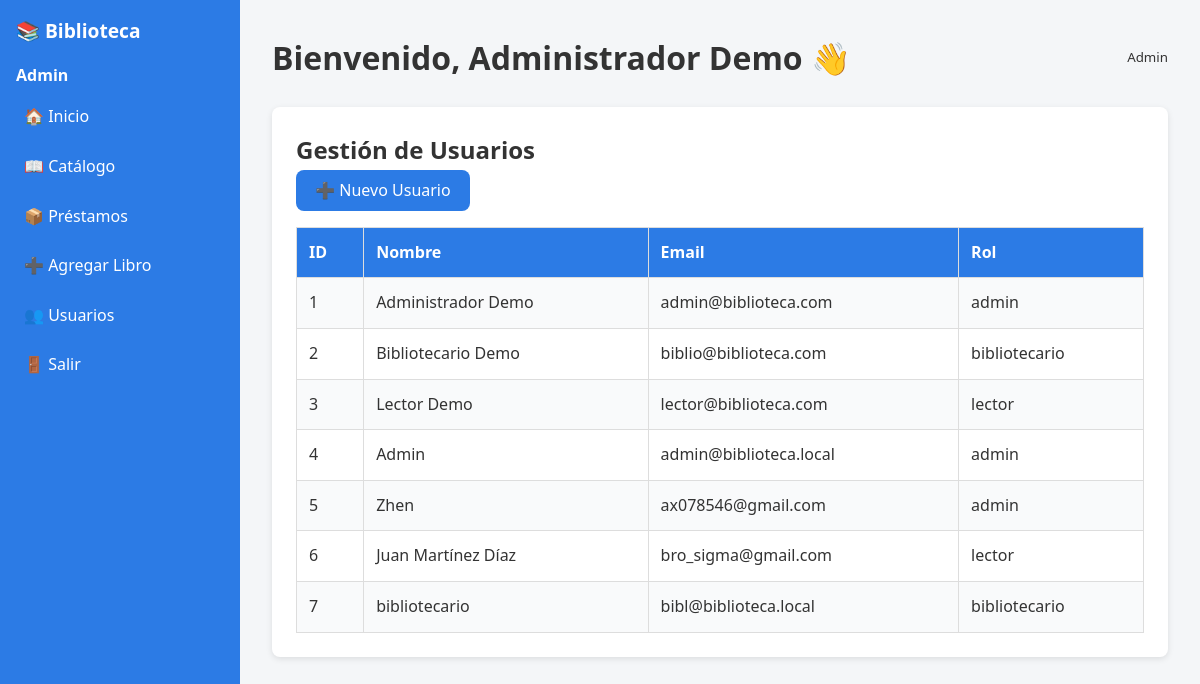
/index.php?action=usuarios (signed in), run on the app's committed database.
### tables this page shows
CREATE TABLE `usuarios` (
  `id` int(11) NOT NULL,
  `nombre` varchar(100) NOT NULL,
  `email` varchar(150) NOT NULL,
  `password` varchar(255) NOT NULL,
  `rol_id` int(11) NOT NULL,
  `creado_en` timestamp NOT NULL DEFAULT current_timestamp()
);

### BD/conexion.php (called while the page is built, shortened)
<?php
    function conectar() {
        $host = '127.0.0.1';
        $usuario = 'root';
        $contrasena = '';
        $base = 'biblioteca_db';
        $conn = mysqli_connect($host, $usuario, $contrasena, $base);
        mysqli_set_charset($conn, 'utf8mb4');
        return $conn;
    }
?>

### controllers/UsuarioController.php (called while the page is built, shortened)
<?php
require_once __DIR__ . '/../models/Usuario.php';
class UsuarioController {
    private $usuarioModel;
    public function __construct() {
        $this->usuarioModel = new Usuario();
    }
    public function listar() {
        return $this->usuarioModel->obtenerTodos();
    }
}

### models/Usuario.php (called while the page is built, shortened)
<?php
require_once __DIR__ . '/../BD/conexion.php';
class Usuario {
    private $conn;
    private $table = 'usuarios';
    public function __construct() {
        $this->conn = conectar();
    }
    public function obtenerTodos() {
        $sql = "SELECT id, nombre, email, rol_id FROM {$this->table} ORDER BY id ASC";
        $result = $this->conn->query($sql);
        return $result ? $result->fetch_all(MYSQLI_ASSOC) : [];
    }
}

### views/dashboard.php (the view, shortened to what this page needs)
<?php
    require_once __DIR__ . '/../controllers/UsuarioController.php';
    $usuarioCtrl = new UsuarioController();
    $roles_map = [
    1 => 'admin',
    2 => 'bibliotecario',
    3 => 'lector'
    ];
    $rol_id = $_SESSION['rol_id'] ?? '3';
    $rol_nombre = $roles_map[$rol_id];
    $nombre = $_SESSION['nombre'] ?? 'Usuario';
    $action = $_GET['action'] ?? 'inicio';
?>
<!DOCTYPE html>
<html lang="es">
<head>
</head>
<body>
<div class="dashboard-container">
    <aside class="sidebar">
        <h2>📚 Biblioteca</h2>
        <p><strong><?php echo ucfirst($rol_nombre); ?></strong></p>
        <a href="/Tarea_practica_5/index.php?action=inicio">🏠 Inicio</a>
        <a href="/Tarea_practica_5/index.php?action=catalogo">📖 Catálogo</a>
        <a href="/Tarea_practica_5/index.php?action=prestamos">📦 Préstamos</a>
        <?php if ($rol_id === 2 || $rol_id === 1): ?>
            <a href="/Tarea_practica_5/index.php?action=agregar_libro">➕ Agregar Libro</a>
        <?php endif; ?>
        <?php if ($rol_id === 1): ?>
            <a href="/Tarea_practica_5/index.php?action=usuarios">👥 Usuarios</a>
        <?php endif; ?>
        <a href="/Tarea_practica_5/index.php?action=logout">🚪 Salir</a>
    </aside>
    <main class="content">
        <div class="topbar">
            <h1>Bienvenido, <?php echo htmlspecialchars($nombre); ?> 👋</h1>
            <small><?php echo ucfirst($rol_nombre); ?></small>
        </div>
        <?php
        switch ($action) {
            case 'usuarios':
              $usuarios = $usuarioCtrl->listar();
              echo "<section>
                      <h2>Gestión de Usuarios</h2>
                      <button id='btnNuevoUsuario' class='btn'>➕ Nuevo Usuario</button>
                      <table>
                      <tr><th>ID</th><th>Nombre</th><th>Email</th><th>Rol</th></tr>";
              foreach ($usuarios as $u) {
                  $u_rol_nombre = $roles_map[$u['rol_id']] ?? 'lector';
                  echo "<tr>
                          <td>{$u['id']}</td>
                          <td>{$u['nombre']}</td>
                          <td>{$u['email']}</td>
                          <td>{$u_rol_nombre}</td>
                        </tr>";
              }
              echo "</table></section>";
              break;
            }
            ?>
    </main>
</div>
</body>
</html>

### index.php (shortened to what this page needs)
<?php
require_once __DIR__ . '/BD/conexion.php';
require_once __DIR__ . '/controllers/UsuarioController.php';
$action = $_GET['action'] ?? 'login';
switch ($action) {
    case 'usuarios':
        include 'views/dashboard.php';
        break;
}

### views/dashboard.php (style rules this page uses)
.dashboard-container { display: grid; grid-template-columns: 240px 1fr; min-height: 100vh; }
.sidebar { background: #2c7be5; color: #fff; padding: 1rem; }
.sidebar h2 { font-size: 1.2rem; margin-bottom: 1rem; }
.sidebar a { display: block; color: #fff; text-decoration: none; margin: 0.5rem 0; padding: 0.5rem; border-radius: 6px; }
.content { padding: 2rem; background: #f4f6f8; }
.topbar { display: flex; justify-content: space-between; align-items: center; margin-bottom: 1.5rem; }
:root { --color-bg: #f4f6f8; --color-primary: #2c7be5; --color-secondary: #5e6e82; --color-text: #333; --color-white: #fff; --color-border: #ddd; --radius: 8px; }
* { margin: 0; padding: 0; box-sizing: border-box; font-family: "Segoe UI", Tahoma, sans-serif; }
body { background: var(--color-bg); color: var(--color-text); line-height: 1.6; }
main { padding: 2rem; }
section { background: var(--color-white); padding: 1.5rem; border-radius: var(--radius); box-shadow: 0 2px 6px rgba(0,0,0,0.1); margin-bottom: 2rem; }
button, .btn { background: var(--color-primary); color: var(--color-white); border: none; padding: 0.6rem 1.2rem; border-radius: var(--radius); cursor: pointer; font-size: 1rem; transition: background 0.2s; }
table { width: 100%; border-collapse: collapse; margin-top: 1rem; }
table th, table td { border: 1px solid var(--color-border); padding: 0.75rem; text-align: left; }
table th { background: var(--color-primary); color: var(--color-white); }
table tr:nth-child(even) { background: #f9fafb; }

### data on the page
usuarios: id "1", nombre "Administrador Demo", email "admin@biblioteca.com", rol "admin"
usuarios: id "2", nombre "Bibliotecario Demo", email "biblio@biblioteca.com", rol "bibliotecario"
usuarios: id "3", nombre "Lector Demo", email "lector@biblioteca.com", rol "lector"
usuarios: id "4", nombre "Admin", email "admin@biblioteca.local", rol "admin"
usuarios: id "5", nombre "Zhen", email "ax078546@gmail.com", rol "admin"
usuarios: id "6", nombre "Juan Martínez Díaz", email "bro_sigma@gmail.com", rol "lector"
usuarios: id "7", nombre "bibliotecario", email "bibl@biblioteca.local", rol "bibliotecario"

### other printed values
$rol_nombre "Admin"
$nombre "Administrador Demo"
